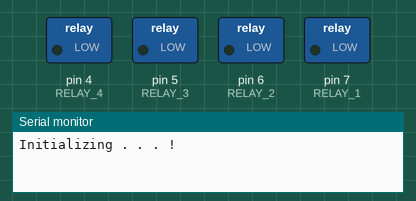
Recording of a sketch running on a simulated Arduino Uno, built with avr-gcc and run on an emulated ATmega328P. On the bench: switched loads named in the sketch (green lamp = pin HIGH), the last lines printed to the serial monitor.

Above: at 0.5 s.
At 2.5 s:
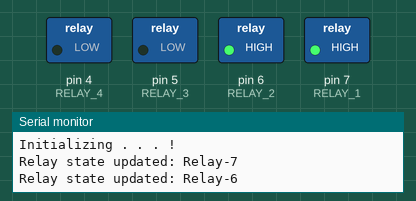
At 3.5 s:
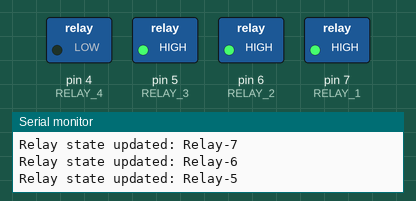
At 4.5 s:
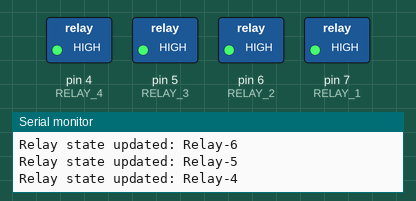
At 6.5 s:
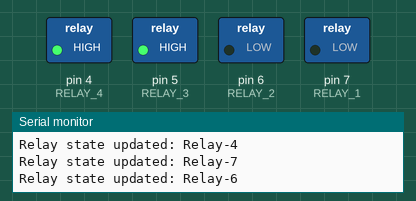
At 9.5 s:
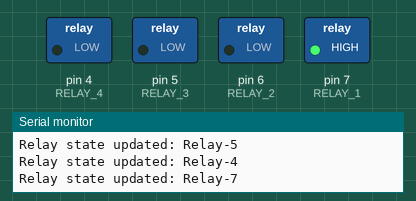
Timing chart, 0 to 10.4 s (numbered marks = the images above):
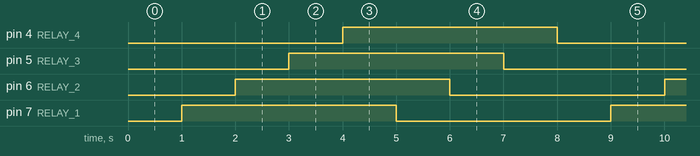

The sketch:

Basic.ino
```cpp
/*
 * Arduino 4CH Relay Shield Basic Sample
 * Developed by Erratum Solutions
 * Contact us @ support@erratums.com
 * https://erratums.com
 * Date created: 12-July-2019
 */

const byte RELAY_1 = 7;
const byte RELAY_2 = 6;
const byte RELAY_3 = 5;
const byte RELAY_4 = 4;

const char cRELAY_STATE_UPDATED[] = "Relay state updated: Relay-";

void setup() {
  Serial.begin(9600);
  while (!Serial);

  Serial.println(F("Initializing . . . !"));

  pinMode(RELAY_1, OUTPUT);
  pinMode(RELAY_2, OUTPUT);
  pinMode(RELAY_3, OUTPUT);
  pinMode(RELAY_4, OUTPUT);

  digitalWrite(RELAY_1, LOW);
  digitalWrite(RELAY_2, LOW);
  digitalWrite(RELAY_3, LOW);
  digitalWrite(RELAY_4, LOW);
}

void loop() {
  // This is a sample application to toggle the relay state
  delay(1000);
  digitalWrite(RELAY_1, !digitalRead(RELAY_1));
  Serial.print(cRELAY_STATE_UPDATED);
  Serial.println(RELAY_1);

  delay(1000);
  digitalWrite(RELAY_2, !digitalRead(RELAY_2));
  Serial.print(cRELAY_STATE_UPDATED);
  Serial.println(RELAY_2);

  delay(1000);
  digitalWrite(RELAY_3, !digitalRead(RELAY_3));
  Serial.print(cRELAY_STATE_UPDATED);
  Serial.println(RELAY_3);

  delay(1000);
  digitalWrite(RELAY_4, !digitalRead(RELAY_4));
  Serial.print(cRELAY_STATE_UPDATED);
  Serial.println(RELAY_4);
}
```

Measured:
- by itself, pin 4 (RELAY_4), pin 5 (RELAY_3), pin 6 (RELAY_2), pin 7 (RELAY_1): alternates HIGH for 4.0 s and LOW for 4.0 s
- by itself, everything shown: repeats every 8.0 s, in 8 steps
